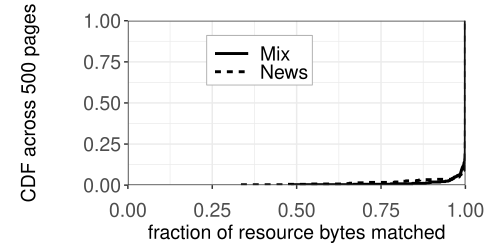

R code for this plot:
#!/usr/bin/env Rscript
# Arguments: <path to input file> <path to output file>
library(ggplot2)
library(wesanderson)

args <- commandArgs(trailingOnly=TRUE)
output <- args[2]

data <- read.csv(args[1], header=TRUE, sep=",")

# data2 <- read.csv(args[2], header=TRUE, sep=",")

# data$network <- factor(data$network, levels = rev(levels(data$network)))
# data$network <- factor(data$network, levels=c("1day","30min","1min"))
# breaks <- c("Wired, all cores","4G, all cores", "4G, 4 cores disabled")
# labels <- c("lecpu","3g","4g","infinite","cpu-1")
# colnames(data)
# data$category <- factor(data$fraction)
# data$network <- factor(data$network, level=c("Run2","Run0","Run1"))
# data$network <- factor(data$network, level=c("Script","Image","Document","Stylesheet", "Font"))
# data$network <- factor(data$network, levels=c('IA', 'Querystrip', 'Fuzzy'))
pdf(output, height=2.5, width=5.0)
ggplot(data, aes(x=plt,linetype=network)) +
	stat_ecdf(pad = FALSE,size=1) +
	# geom_ribbon(aes(ymin=plt, ymax=1)) + 
	#geom_line()+
	xlab("fraction of resource bytes matched") +
	# xlab("(Main image bytes)/(Total image bytes)") +
	#ylab("CDF across Alexa news sites") +
	ylab(expression(atop("CDF across 500 pages", paste("")))) + 
	guides(fill=guide_legend(title="Config")) +
	coord_cartesian(ylim=c(0, 1),xlim=c(0,1)) +
	scale_x_continuous(expand=c(0, 0)) +
	 scale_y_continuous(expand=c(0, 0)) + 
	 # scale_color_brewer(breaks=breaks, limits=breaks) + 
	 # scale_x_continuous(sec.axis = sec_axis(~.*1000000, name = "Unique Invocation Count")) + 
	# scale_linetype_manual(values=c("dotted","solid","longdash")) + 
	theme_bw() +
	# scale_linetype_manual(values = c("solid","dash","longdash")) + 
	# guides(fill = guide_legend(nrow = 1))+
	# guides(colour=guide_legend(nrow=2, byrow=TRUE), linetype=guide_legend(nrow=2, byrow=TRUE), direction="vertical") +
	theme(
		legend.title=element_blank(),
		legend.background=element_rect(color="darkgray", fill="white", linetype="solid", size=0.3),
		legend.key=element_blank(),
		legend.key.height=unit(12, "points"),
		legend.key.width=unit(30, "points"),
		legend.position=c(0.39, 0.76),
		# legend.position="top",
		legend.margin=margin(c(1,3,3,3)),
		axis.title=element_text(size=14),
		axis.text=element_text(size=14),
		legend.text=element_text(size=14),
		axis.title.y=element_text(margin=margin(0, 10, 0, 0)),
		# axis.text.x=element_text(margin=margin(10, 0, 0, 0),angle=45),
		axis.text.x=element_text(margin=margin(10, 0, 0, 0)),
		plot.margin=unit(c(15,25,5,15),"points"))
		


.junk <- dev.off()

# lines(ecdf(data2$plt))
#for the js to computation ratio, the input file used was js_fraction_cold.csv
